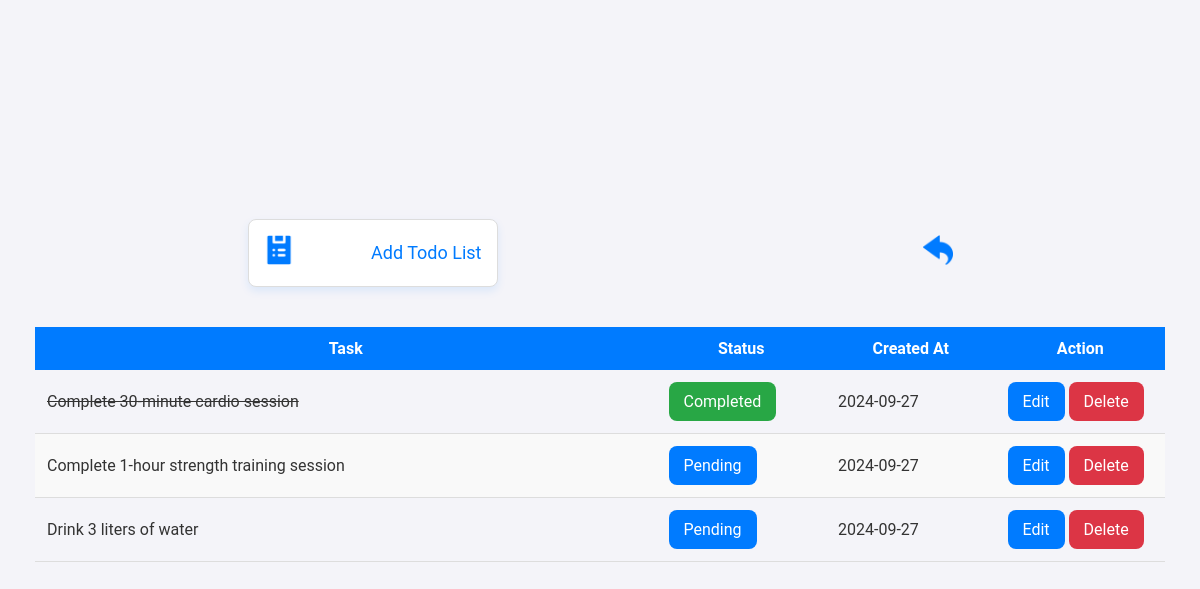
Page /src/user/todolist/todoList.php (signed in) on the committed database.
### tables this page shows
CREATE TABLE `todos` (
  `id` int(11) NOT NULL,
  `user_contact` varchar(100) NOT NULL,
  `task` varchar(255) NOT NULL,
  `completed` tinyint(1) DEFAULT 0,
  `created_at` date NOT NULL DEFAULT current_timestamp()
);

### src/user/todolist/todoList.php (the view, shortened to what this page needs)
<?php
include '../../../config/database.php';
$contact = $_SESSION['contact'];
$sql = "SELECT * FROM todos WHERE user_contact = ? ORDER BY created_at DESC";
$stmt = $conn->prepare($sql);
$stmt->bind_param("s", $contact);
$stmt->execute();
$result = $stmt->get_result();
?>
<!DOCTYPE html>
<html lang="en">
<head>
    <link rel="stylesheet" href="../../../asset/style.css">
</head>
<body>
    <div class="container">
        <div class="row1">
            <div class="card">
                <a href="addTodo.php" class="card-link">
                    <span class="card-icon">
                    <img src="../../../asset/icon/list.png" alt="Add Todo List" class="icon">
                    </span>
                    Add Todo List
                </a>
            </div>
            <a  href="../homepage.php" class="card-link">
                <span class="card-icon">
                <img src="../../../asset/icon/back.png" alt="Back" class="icon">
                </span>
            </a>
        </div>
        <table class="four-cols">
            <thead>
                <tr>
                    <th>Task</th>
                    <th>Status</th>
                    <th>Created At</th>
                    <th>Action</th>
                </tr>
            </thead>
            <tbody>
                <?php if ($result->num_rows > 0): ?>
                    <?php while($todo = $result->fetch_assoc()): ?>
                        <tr>
                            <td>
                                <?php if ($todo['completed']): ?>
                                    <del><?php echo htmlspecialchars($todo['task']); ?></del>
                                <?php else: ?>
                                    <?php echo htmlspecialchars($todo['task']); ?>
                                <?php endif; ?>
                            </td>
                            <td>
                                <a href="../../../php/user/todolist/userMarkCompleted.php?id=<?php echo $todo['id']; ?>"
                                class="<?php echo $todo['completed'] ? 'green-button' : 'blue-button'; ?>">
                                    <?php echo $todo['completed'] ? 'Completed' : 'Pending'; ?>
                                </a>
                            </td>
                            <td><?php echo htmlspecialchars($todo['created_at']); ?></td>
                            <td>
                                <button onclick="window.location.href='editTodo.php?id=<?php echo $todo['id']; ?>'" class="blue-button">Edit</button>
                                <button onclick="showDeleteModal('<?php echo $todo['id']; ?>')" class="red-button">Delete</button>
                            </td>
                        </tr>
                    <?php endwhile; ?>
                <?php else: ?>
                    <tr>
                        <td colspan="4"><div class="text">No tasks found.</div></td>
                    </tr>
                <?php endif; ?>
            </tbody>
        </table>
    </div>
</body>
</html>

### asset/style.css (style rules this page uses)
* { margin: 0; padding: 0; box-sizing: border-box; font-family: "Roboto", sans-serif; }
body { background-color: #f4f4f9; color: #333333; display: flex; justify-content: center; align-items: center; min-height: 100vh; }
a { text-decoration: none; color: #ffffff; }
.blue-button { padding: 10px 15px; border: none; border-radius: 8px; font-size: 16px; color: #ffffff; background-color: #007bff; cursor: pointer; transition: background-color 0.3s ease, box-shadow 0.3s ease; }
.red-button { padding: 10px 15px; border: none; border-radius: 8px; font-size: 16px; color: #ffffff; background-color: #dc3545; cursor: pointer; transition: background-color 0.3s ease, box-shadow 0.3s ease; }
.green-button { padding: 10px 15px; border: none; border-radius: 8px; font-size: 16px; color: #ffffff; background-color: #28a745; cursor: pointer; transition: background-color 0.3s ease, box-shadow 0.3s ease; }
.icon { width: 30px; height: auto; transition: transform 0.3s ease; }
.card { display: inline-block; width: 250px; padding: 15px; border: 1px solid #dddddd; border-radius: 8px; box-shadow: 0 4px 8px rgba(0, 123, 255, 0.1); transition: box-shadow 0.3s ease; background-color: #ffffff; }
.card-link { text-decoration: none; font-size: 18px; display: flex; justify-content: space-between; align-items: center; color: #007bff; position: relative; }
.card-icon { font-size: 24px; transition: transform 0.3s ease; }
.container { display: flex; flex-direction: column; gap: 20px; padding: 5px; width: 95%; }
.row1 { display: flex; justify-content: space-around; align-items: center; }
button { background: none; border: none; padding: 0; margin: 0; }
table { width: 100%; border-collapse: collapse; margin: 20px 0; font-size: 16px; }
thead th { background-color: #007bff; color: #ffffff; padding: 12px; text-align: center; }
tbody tr { border-bottom: 1px solid #dddddd; }
tbody tr:nth-child(even) { background-color: #f9f9f9; }
tbody td { padding: 12px; }
.four-cols thead th:nth-child(1) { width: 55%; }
.four-cols thead th:nth-child(2) { width: 15%; }
.four-cols thead th:nth-child(3) { width: 15%; }
.four-cols thead th:nth-child(4) { width: 15%; }

### rows in the picture
todos: task "Complete 30-minute cardio session", completed "Completed", created_at "2024-09-27"
todos: task "Complete 1-hour strength training session", completed "Pending", created_at "2024-09-27"
todos: task "Drink 3 liters of water", completed "Pending", created_at "2024-09-27"
